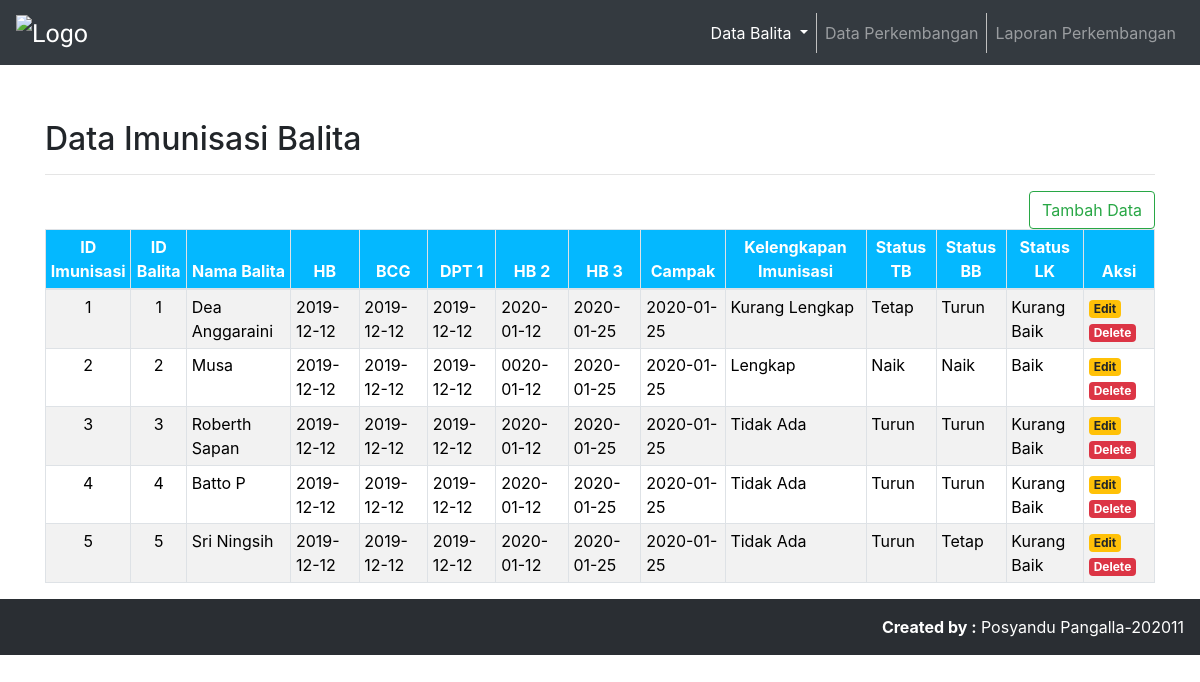
Screenshot of /admin/index-imunisasi.php with the database file from the repository.
### tables this page shows
CREATE TABLE `imunisasi` (
  `id_imunisasi` int(5) NOT NULL,
  `idbalita` int(5) NOT NULL,
  `hb` date DEFAULT NULL,
  `bcg` date DEFAULT NULL,
  `dpt1` date DEFAULT NULL,
  `hb2` date DEFAULT NULL,
  `hb3` date DEFAULT NULL,
  `campak` date DEFAULT NULL,
  `status_imunisasi` enum('Lengkap','Kurang Lengkap','Tidak Ada') NOT NULL,
  `status_tinggi_badan` enum('Naik','Tetap','Turun') NOT NULL,
  `status_berat_badan` enum('Naik','Tetap','Turun') NOT NULL,
  `status_lingkar_kepala` enum('Baik','Cukup','Kurang Baik') NOT NULL
);

CREATE TABLE `balita` (
  `idbalita` int(5) NOT NULL,
  `nama_balita` varchar(100) NOT NULL,
  `tanggal_lahir` date NOT NULL,
  `jenis_kelamin` enum('Laki-laki','Perempuan') NOT NULL,
  `nama_ayah` varchar(100) NOT NULL,
  `nama_ibu` varchar(100) NOT NULL,
  `alamat` text NOT NULL
);

### admin/index-imunisasi.php (the view, shortened to what this page needs)
<?php
	include('koneksi.php');
?>
<!DOCTYPE html>
<html lang="en">
<head>
    <link rel="stylesheet" href="https://maxcdn.bootstrapcdn.com/bootstrap/4.5.2/css/bootstrap.min.css">
	<link rel="stylesheet" href="style.css">
    <link rel="stylesheet" href="https://cdnjs.cloudflare.com/ajax/libs/font-awesome/4.7.0/css/font-awesome.min.css">
</head>
<body>
    <nav class="navbar navbar-expand-md bg-dark navbar-dark fixed-top">
        <a class="navbar-brand">
            <img src="http://indihealth.com/indihealthcom/assets/images/products/5acf891ba61c4.png" alt="Logo"
                style="width:150px;"></a>
        <div class="collapse navbar-collapse" id="collapsibleNavbar">
            <ul class="navbar-nav ml-auto">
                <li class="nav-item dropdown active">
                    <a class="nav-link dropdown-toggle" href="#" id="navbarDropdown" role="button"
                        data-toggle="dropdown" aria-haspopup="true" aria-expanded="false">
                        Data Balita
                    </a>
                </li>
                <li class="nav-item">
                    <a class="nav-link" href="index-perkembangan.php">Data Perkembangan</a>
                </li>
                <li class="nav-item">
                    <a class="nav-link" href="laporan-perkembangan.php">Laporan Perkembangan</a>
                </li>
            </ul>
        </div>
    </nav>
    <br><br><br><br><br>
    <div class="container">
        <h2>Data Imunisasi Balita</h2>
        <hr>
        <div id="button">
            <span style="float: right">
                <a href="proses/create-imunisasi.php" class="btn btn-outline-success" role="button">Tambah Data</a>
            </span>
        </div>
        <table class="table table-striped table-hover table-sm table-bordered">
            <thead class="thead">
                <tr align="center">
                    <th style="width:5%">ID Imunisasi</th>
                    <th style="width:5%">ID Balita</th>
                    <th>Nama Balita</th>
                    <th>HB</th>
                    <th>BCG</th>
                    <th>DPT 1</th>
                    <th>HB 2</th>
                    <th>HB 3</th>
                    <th>Campak</th>
                    <th>Kelengkapan Imunisasi</th>
                    <th>Status TB</th>
                    <th>Status BB</th>
                    <th>Status LK</th>
                    <th>Aksi</th>
                </tr>
            </thead>
            <tbody>
                <?php
				$sql = mysqli_query($koneksi, "SELECT imunisasi.*, balita.nama_balita
                    FROM imunisasi, balita WHERE balita.idbalita=imunisasi.idbalita")
					or die(mysqli_error($koneksi));
				if(mysqli_num_rows($sql) > 0){
					while($data = mysqli_fetch_assoc($sql)){
						echo '
						<tr>
							<td align="center">'.$data['id_imunisasi'].'</td>
                            <td align="center">'.$data['idbalita'].'</td>
							<td>'.$data['nama_balita'].'</td>
							<td>'.$data['hb'].'</td>
							<td>'.$data['bcg'].'</td>
							<td>'.$data['dpt1'].'</td>
							<td>'.$data['hb2'].'</td>
							<td>'.$data['hb3'].'</td>
							<td>'.$data['campak'].'</td>
                            <td>'.$data['status_imunisasi'].'</td>
                            <td>'.$data['status_tinggi_badan'].'</td>
                            <td>'.$data['status_berat_badan'].'</td>
                            <td>'.$data['status_lingkar_kepala'].'</td>
							<td>
								<a href="proses/edit-imunisasi.php?id_imunisasi='.$data['id_imunisasi'].'"><span class="badge badge-warning">Edit</a>
								<a href="proses/delete-imunisasi.php?id_imunisasi='.$data['id_imunisasi'].'" class="badge badge-danger" onclick="return confirm(\'Yakin ingin menghapus data ini?\')">Delete</a>
							</td>
						</tr>
						';
					}
				}else{
					echo '
					<tr>
						<td colspan="6">Tidak ada data.</td>
					</tr>
					';
				}
			?>
        </table>
    </div>
    <?php
		include('template/footer.php');
	?>
</body>
</html>

### admin/template/footer.php
<footer class="bg-dark text-center text-white">
    <div class="text-right p-3" style="background-color: rgba(0, 0, 0, 0.2);">
        <a class="text-white"><strong>Created by :</strong> Posyandu Pangalla-202011</a>
    </div>
</footer>

### admin/style.css (style rules this page uses)
.navbar-nav .nav-item:not(:last-child) { border-right: 1px solid silver; }
.navbar-brand { font-family: 'Roboto', sans-serif; font-size: 25px; margin: 0px; }
.table { color: black; }
.thead { background-color: rgb(4, 184, 255); color:white; }

### rows the page displays
imunisasi: id_imunisasi "1", idbalita "1", idbalita.nama_balita "Dea Anggaraini", hb "2019-12-12", bcg "2019-12-12", dpt1 "2019-12-12", hb2 "2020-01-12", hb3 "2020-01-25", campak "2020-01-25", status_imunisasi "Kurang Lengkap", status_tinggi_badan "Tetap", status_berat_badan "Turun", status_lingkar_kepala "Kurang Baik"
imunisasi: id_imunisasi "2", idbalita "2", idbalita.nama_balita "Musa", hb "2019-12-12", bcg "2019-12-12", dpt1 "2019-12-12", hb2 "0020-01-12", hb3 "2020-01-25", campak "2020-01-25", status_imunisasi "Lengkap", status_tinggi_badan "Naik", status_berat_badan "Naik", status_lingkar_kepala "Baik"
imunisasi: id_imunisasi "3", idbalita "3", idbalita.nama_balita "Roberth Sapan", hb "2019-12-12", bcg "2019-12-12", dpt1 "2019-12-12", hb2 "2020-01-12", hb3 "2020-01-25", campak "2020-01-25", status_imunisasi "Tidak Ada", status_tinggi_badan "Turun", status_berat_badan "Turun", status_lingkar_kepala "Kurang Baik"
imunisasi: id_imunisasi "4", idbalita "4", idbalita.nama_balita "Batto P", hb "2019-12-12", bcg "2019-12-12", dpt1 "2019-12-12", hb2 "2020-01-12", hb3 "2020-01-25", campak "2020-01-25", status_imunisasi "Tidak Ada", status_tinggi_badan "Turun", status_berat_badan "Turun", status_lingkar_kepala "Kurang Baik"
imunisasi: id_imunisasi "5", idbalita "5", idbalita.nama_balita "Sri Ningsih", hb "2019-12-12", bcg "2019-12-12", dpt1 "2019-12-12", hb2 "2020-01-12", hb3 "2020-01-25", campak "2020-01-25", status_imunisasi "Tidak Ada", status_tinggi_badan "Turun", status_berat_badan "Tetap", status_lingkar_kepala "Kurang Baik"
